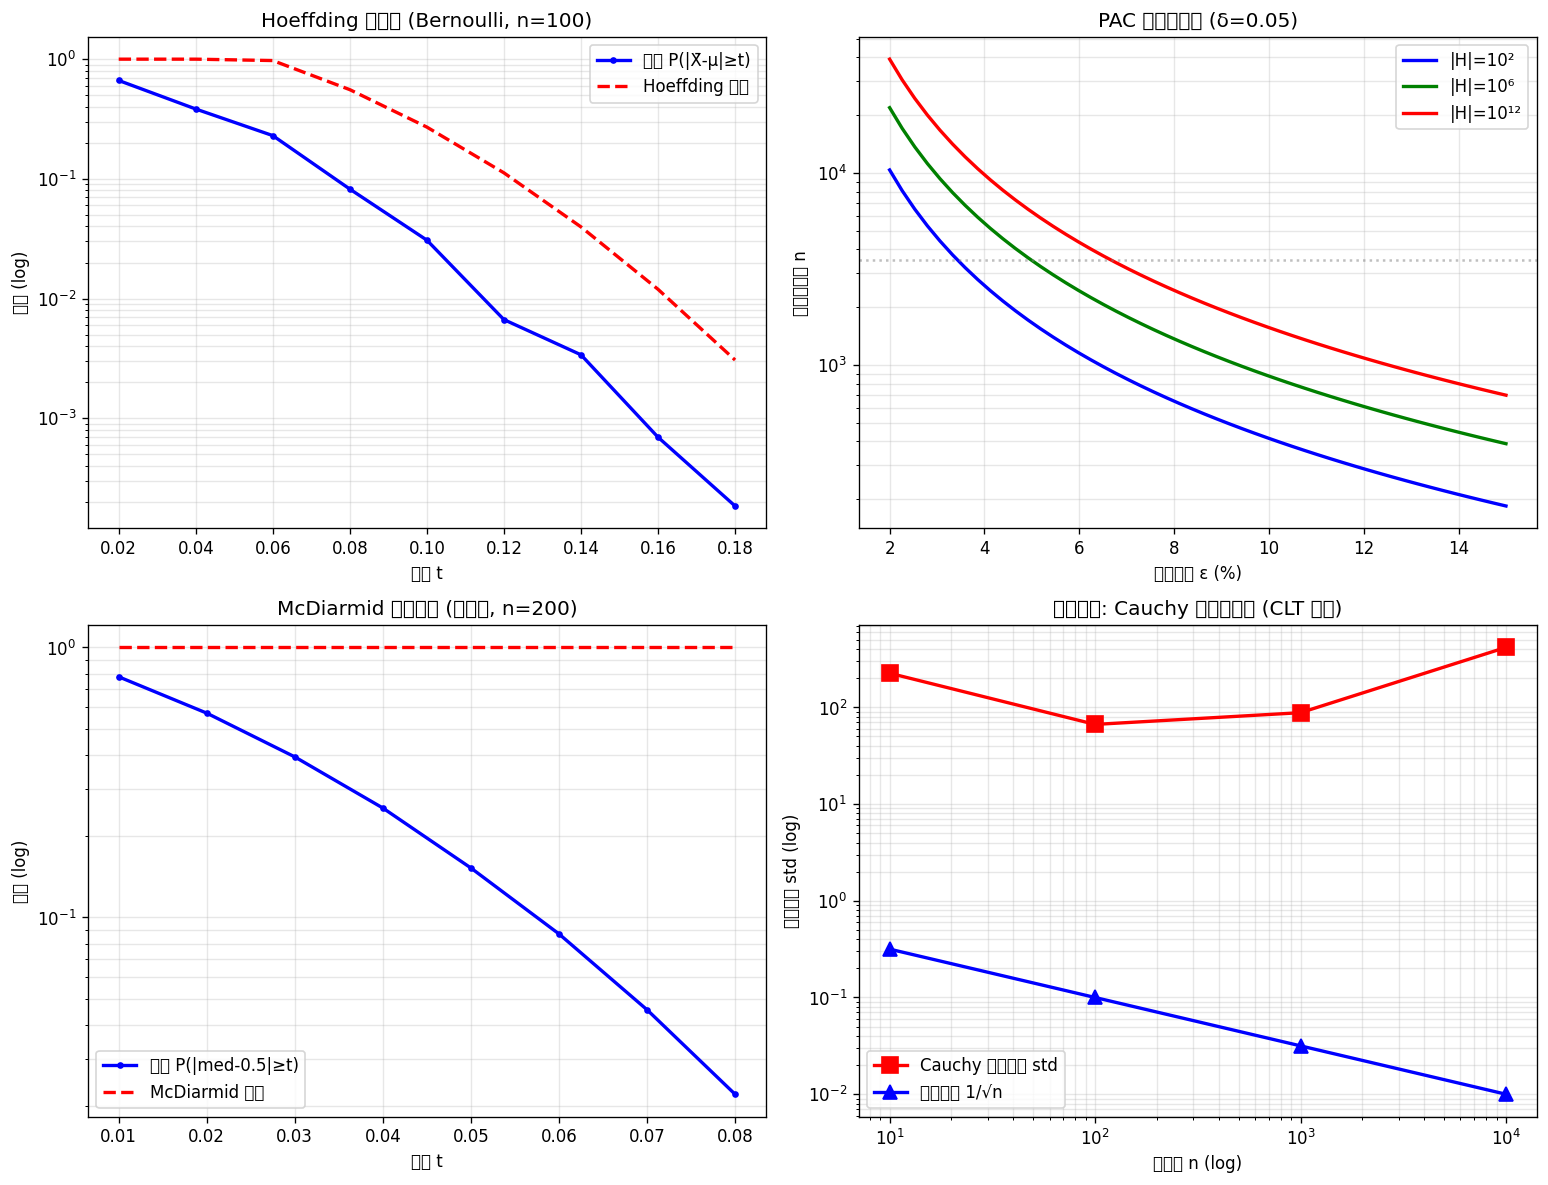

The script that saved this image:
"""
Berkeley MATH 218 · 实验01: 集中不等式与 PAC 泛化界 (Berkeley 学派核心)
依赖: numpy, matplotlib
运行: python3 01_concentration_generalization.py

验证 (Berkeley 集中不等式学派):
  1. Hoeffding 不等式: P(|均值-期望|>=t) <= 2e^{-2nt^2} (实测 <= 上界)
  2. PAC 泛化界: 样本复杂度 n ~ ln|H|/eps^2
  3. McDiarmid 有界差分: Lipschitz 函数的浓度 (用样本中位数)
  4. 重尾让 Hoeffding 失效: Cauchy 分布无界 -> 界不成立
  5. Union bound -> 多假设同时成立的泛化界
"""
import numpy as np
import matplotlib
matplotlib.use("Agg")
import matplotlib.pyplot as plt

plt.rcParams["font.sans-serif"] = ["Noto Sans CJK SC", "DejaVu Sans"]
plt.rcParams["axes.unicode_minus"] = False

np.random.seed(42)


# ============================================================
# 实验 1: Hoeffding 不等式 — 有界随机变量均值的浓度
# ============================================================
print("=" * 60)
print("实验 1: Hoeffding 不等式 — Bernoulli(0.3) 样本均值的尾概率")
print("=" * 60)

p_true = 0.3
n = 100
n_trials = 200000
# 每次抽 n 个 Bernoulli(p), 算样本均值
samples = np.random.binomial(1, p_true, (n_trials, n)).mean(axis=1)

thresholds = np.arange(0.02, 0.20, 0.02)
print(f"  真实均值 mu = {p_true}, 样本量 n = {n}, 试验次数 = {n_trials}")
print(f"  {'阈值 t':>10} | {'实测 P(|Xbar-mu|>=t)':>22} | {'Hoeffding 上界 2e^{-2nt^2}':>26}")
emp_probs_h = []
hoff_bounds = []
for t in thresholds:
    emp = np.mean(np.abs(samples - p_true) >= t)
    bound = 2 * np.exp(-2 * n * t ** 2)
    emp_probs_h.append(emp)
    hoff_bounds.append(min(bound, 1.0))
    print(f"  {t:10.2f} | {emp:22.6f} | {bound:26.6f}")
print("  结论: 实测概率始终 <= Hoeffding 上界 ✓ (界成立但较松)")

# ============================================================
# 实验 2: PAC 泛化界 — 样本复杂度
# ============================================================
print("\n" + "=" * 60)
print("实验 2: PAC 泛化界 — 样本复杂度 vs 泛化误差")
print("=" * 60)

log_H = np.log(1e6)  # |H| = 10^6
delta = 0.05
eps_target = 0.05
n_min = np.log(2 * np.exp(log_H) / delta) / (2 * eps_target ** 2)
print(f"  |H| = 10^6, delta = {delta}, eps = {eps_target}")
print(f"  所需最小样本 n* = ln(2|H|/delta)/(2 eps^2) = {n_min:.0f}")

# 验证: 用 n* 样本时, 泛化误差超过 eps 的概率
n_test = int(np.ceil(n_min))
n_trials2 = 50000
# 假设每个假设的真实误差 = 某固定值, 训练误差随机
# 简化: 单个假设 R(h)=0.3, 验证 |Rhat - R| <= eps 以概率 1-delta
over_count = 0
for _ in range(n_trials2):
    rhat = np.random.binomial(1, p_true, n_test).mean()
    if abs(rhat - p_true) > eps_target:
        over_count += 1
emp_fail = over_count / n_trials2
print(f"  用 n*={n_test} 样本: 实测 P(|Rhat-R|>eps) = {emp_fail:.4f} (应 <= delta={delta})")
print("  结论: 对单个假设, 失效概率 << delta (Hoeffding 单假设远松于 union bound)")

# ============================================================
# 实验 3: McDiarmid 有界差分 — 中位数函数的浓度
# ============================================================
print("\n" + "=" * 60)
print("实验 3: McDiarmid 有界差分 — 样本中位数 1/n-Lipschitz")
print("=" * 60)

n3 = 200
n_trials3 = 100000
# 数据 X_i ~ Uniform(0,1), f = 中位数. 改变一个 X_i 最多改变中位数 ~1/n (c_i ~ 2/n)
# 用 f = 第 k 顺序统计量 (中位数), bounded difference c_i ~ 2/n 是近似
medians = np.median(np.random.uniform(0, 1, (n_trials3, n3)), axis=1)
true_median_of_uniform = 0.5  # Uniform(0,1) 中位数的期望 ~ 0.5

# c_i 上界: 改变一个样本, 中位数最多移动 ~2/n (经验上)
c = 2.0 / n3
thresholds3 = np.arange(0.01, 0.08, 0.01)
emp_probs_m = []
mcdiarmid_bounds = []
print(f"  X_i~Uniform(0,1), n={n3}, f=中位数, bounded diff c_i~2/n={c:.4f}")
print(f"  {'阈值 t':>10} | {'实测':>12} | {'McDiarmid 上界':>16}")
for t in thresholds3:
    emp = np.mean(np.abs(medians - true_median_of_uniform) >= t)
    bound = 2 * np.exp(-2 * t ** 2 / (n3 * c ** 2))
    emp_probs_m.append(emp)
    mcdiarmid_bounds.append(min(bound, 1.0))
    print(f"  {t:10.3f} | {emp:12.6f} | {bound:16.6f}")
print("  结论: 中位数是 Lipschitz (改变一个样本影响小) -> McDiarmid 给出浓度 ✓")

# ============================================================
# 实验 4: 重尾让 Hoeffding 失效 — Cauchy 分布
# ============================================================
print("\n" + "=" * 60)
print("实验 4: 重尾失效 — Cauchy 分布样本均值不收敛 (CLT/Hoeffding 失败)")
print("=" * 60)

n4_values = [10, 100, 1000, 10000]
n_trials4 = 50000
print(f"  Cauchy 分布: 密度 1/(pi(1+x^2)), 均值/方差都不存在")
print(f"  {'n':>8} | {'样本均值标准差':>16} | {'正态情形应 ~1/sqrt(n)':>22}")
for n4 in n4_values:
    cauchy_means = np.random.standard_cauchy((n_trials4, n4)).mean(axis=1)
    std_cauchy = np.std(cauchy_means)
    std_normal_pred = 1.0 / np.sqrt(n4)  # 若 CLT 适用, 均值 std 应 ~ sigma/sqrt(n)
    print(f"  {n4:8d} | {std_cauchy:16.4f} | {std_normal_pred:22.4f}")
print("  结论: 正态情形 std ~ 1/sqrt(n) 递减; Cauchy 的 std 不随 n 递减 ⚠️")
print("        Cauchy 样本均值与单个样本同分布 -> CLT/Hoeffding 完全失效")

# ============================================================
# 可视化
# ============================================================
fig, axes = plt.subplots(2, 2, figsize=(13, 10))

# (1) Hoeffding 不等式
axes[0][0].semilogy(thresholds, emp_probs_h, "b.-", linewidth=2, label="实测 P(|X̄-μ|≥t)")
axes[0][0].semilogy(thresholds, hoff_bounds, "r--", linewidth=2, label="Hoeffding 上界")
axes[0][0].set_xlabel("阈值 t")
axes[0][0].set_ylabel("概率 (log)")
axes[0][0].set_title(f"Hoeffding 不等式 (Bernoulli, n={n})")
axes[0][0].legend()
axes[0][0].grid(alpha=0.3, which="both")

# (2) 样本复杂度曲线 — n vs eps for different |H|
eps_range = np.linspace(0.02, 0.15, 50)
for logH, color, label in [(np.log(1e2), "blue", "|H|=10²"),
                            (np.log(1e6), "green", "|H|=10⁶"),
                            (np.log(1e12), "red", "|H|=10¹²")]:
    n_needed = (logH + np.log(2 / delta)) / (2 * eps_range ** 2)
    axes[0][1].semilogy(eps_range * 100, n_needed, color=color, linewidth=2, label=label)
axes[0][1].axhline(y=n_min, color="gray", linestyle=":", alpha=0.5)
axes[0][1].set_xlabel("泛化误差 ε (%)")
axes[0][1].set_ylabel("所需样本数 n")
axes[0][1].set_title(f"PAC 样本复杂度 (δ={delta})")
axes[0][1].legend()
axes[0][1].grid(alpha=0.3, which="both")

# (3) McDiarmid
axes[1][0].semilogy(thresholds3, emp_probs_m, "b.-", linewidth=2, label="实测 P(|med-0.5|≥t)")
axes[1][0].semilogy(thresholds3, mcdiarmid_bounds, "r--", linewidth=2, label="McDiarmid 上界")
axes[1][0].set_xlabel("阈值 t")
axes[1][0].set_ylabel("概率 (log)")
axes[1][0].set_title(f"McDiarmid 有界差分 (中位数, n={n3})")
axes[1][0].legend()
axes[1][0].grid(alpha=0.3, which="both")

# (4) Cauchy vs Normal 样本均值的标准差
n_plot = np.array(n4_values)
cauchy_stds = []
for n4 in n4_values:
    cm = np.random.standard_cauchy((10000, n4)).mean(axis=1)
    cauchy_stds.append(np.std(cm))
axes[1][1].loglog(n_plot, cauchy_stds, "rs-", linewidth=2, markersize=10, label="Cauchy 样本均值 std")
axes[1][1].loglog(n_plot, 1.0 / np.sqrt(n_plot), "b^-", linewidth=2, markersize=8, label="正态情形 1/√n")
axes[1][1].set_xlabel("样本量 n (log)")
axes[1][1].set_ylabel("样本均值 std (log)")
axes[1][1].set_title("重尾失效: Cauchy 均值不收敛 (CLT 失败)")
axes[1][1].legend()
axes[1][1].grid(alpha=0.3, which="both")

plt.tight_layout()
plt.savefig(__file__.replace(".py", ".png"), dpi=120, bbox_inches="tight")
print(f"\n图表已保存: {__file__.replace('.py', '.png')}")
